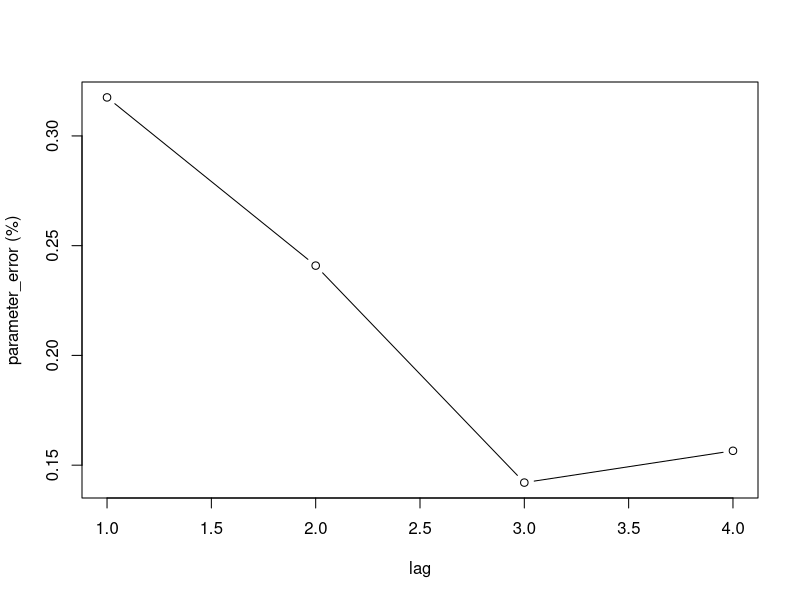
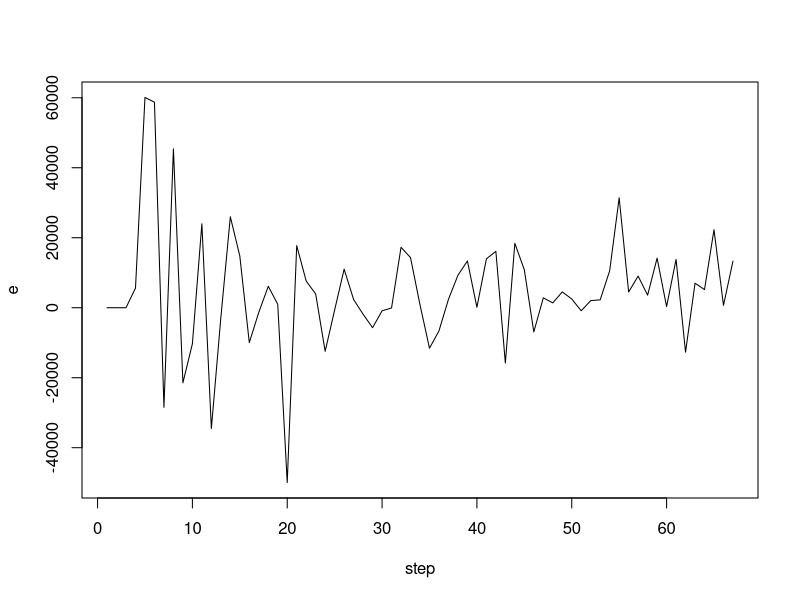
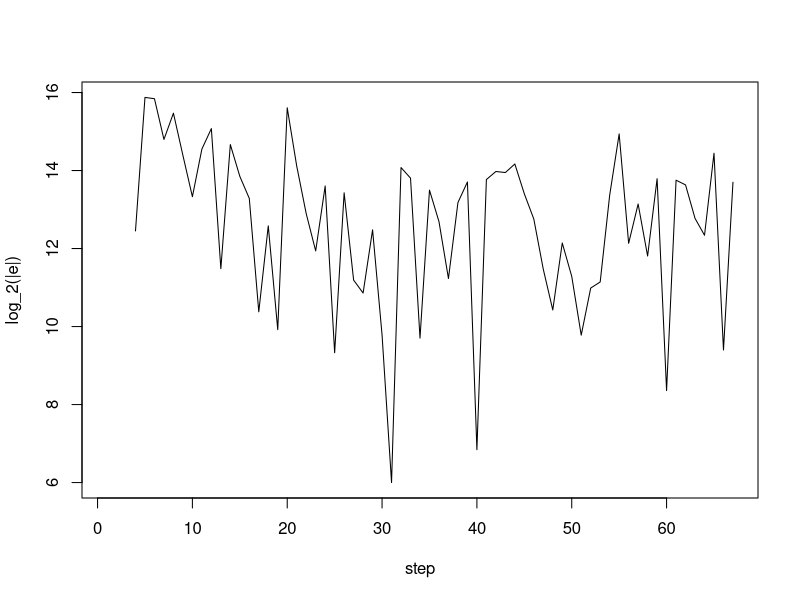
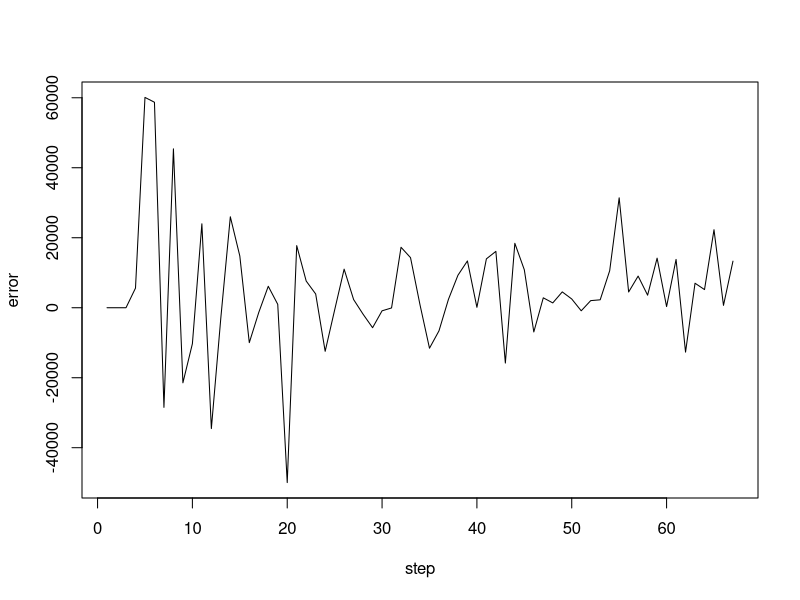
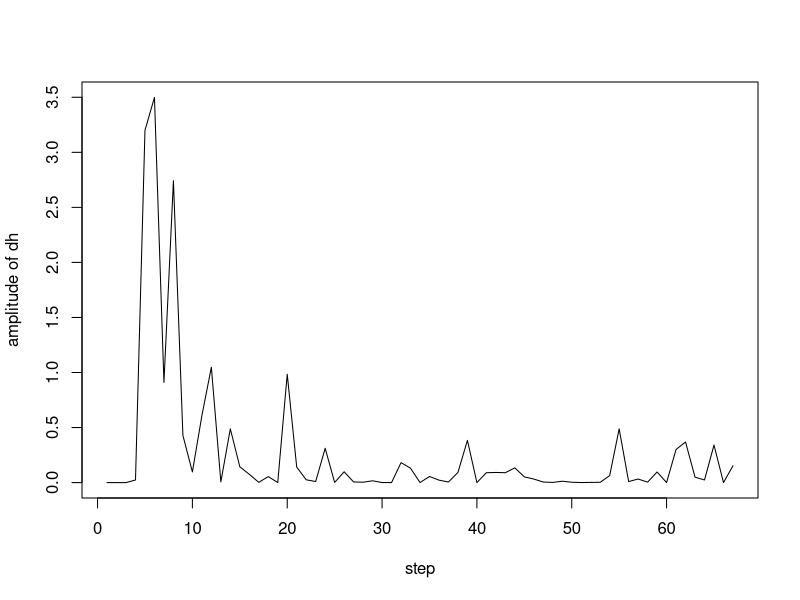
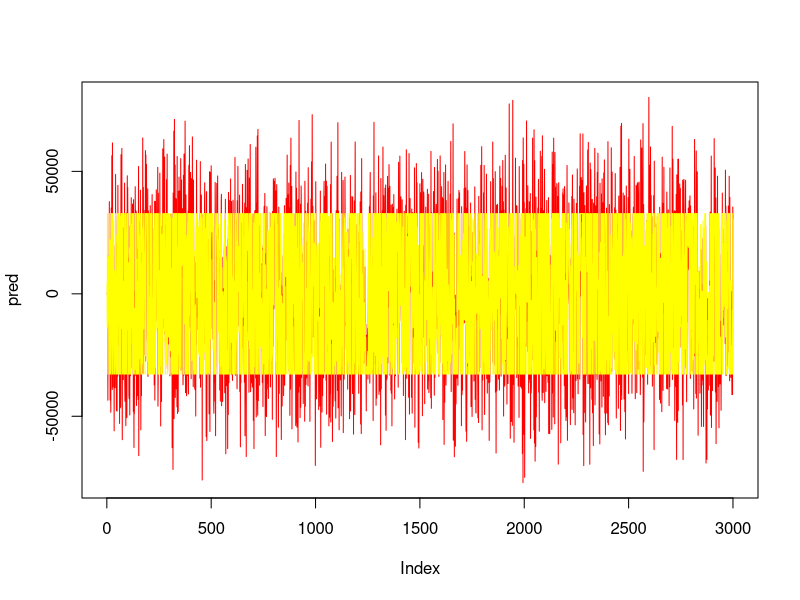
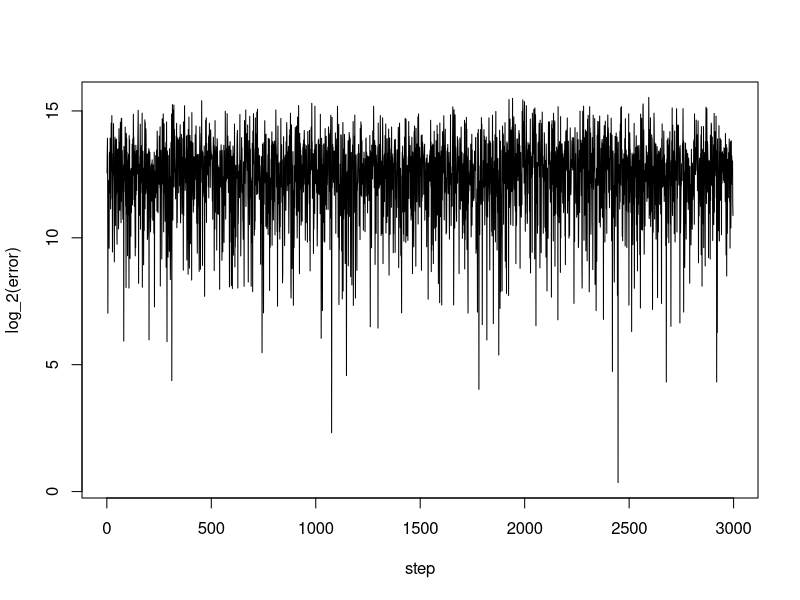

Source code (R) for these figures, in order:
## ---- chunk 1
knitr::opts_chunk$set(echo = TRUE)
## ---- chunk 2
sig_sam <- function(n) {

  stopifnot(length(n)== 1, class(n) == "numeric")
  stopifnot(n > 0)
  n <- ceiling(n)
  
  data <- data.frame()
  for (i in c(1:n)){
    sig <- sample(c(-1,1), 1, replace = TRUE)
    amp <- c(sample(c(0:1), 1, replace = TRUE), sample(c(0:1), 14, replace = TRUE))
    newsample <- sig * sum(amp * 2^c(14:0))
    data <- rbind(data, newsample) 
  }
  colnames(data) <- "sig_far"
  return(data)
}
## ---- chunk 3
n <- 64                 ##training data
L <- 3                  ##lags
n_test <- 3000          ##testing data
sig_far <- sig_sam(n + L + n_test)
par <- rnorm(L + 1)
echo <- data.frame(par[1] * sig_far)
for (i in c(1:L)) {
  echo <- cbind(echo, par[i + 1] * c(rep(NA,i), 
                      sig_far[-((n + L + n_test - i + 1):(n + L + n_test)),]))# + (rnorm(1, mean = 0, sd = 1)))
}
colnames(echo) <- par
echo_sum <- rowSums(echo[,(1:(L + 1))])
for (k in c(20:length(echo_sum))) {
  echo_sum[k] <- min(echo_sum[k],32768)
  echo_sum[k] <- max(echo_sum[k],-32768)
}

data <- data.frame(sig_far,echo,echo_sum)
train_data <- data[1:(n + L),]
## ---- chunk 4
tail(data)
## ---- chunk 5
x <- train_data[,1]
y <- train_data[,length(train_data[1,])]

mu <- 1
gamma <- 0.01
h <- rep(1, L + 1)
p <- rep(0, L)
g <- rep(0, L)
e <- rep(0, L)
amp_h <- rep(0,L)
for (i in c((L + 1):(n + L))) {
  p[i] <- sum(x[(i):(i - L)] * x[(i):(i - L)])
  g[i] <- sum(h * x[(i):(i - L)])
  e[i] <- y[i] - g[i]
  dh <- (1 * mu / (gamma + p[i])) * e[i] * x[(i):(i - L)]
  h <- h + dh
  amp_h[i] <- sum(dh * dh)
}
sol <- list("p" = p, "g" = g, "e" = e, "amp_h" = amp_h, "h" = h)
sol$h
par
plot((sol$h-par) / abs(par), type = "b", ylab = "parameter_error (%)",xlab = "lag")
plot(e,type = "l", ylab = "e", xlab = "step")
plot(log(abs(e),base = 2),type = "l", ylab = "log_2(|e|)", xlab = "step")
## ---- chunk 6
plot(sol$e, type = "l", ylab = "error", xlab = "step")
plot(sol$amp_h, type = "l", ylab = "amplitude of dh", xlab = "step")
## ---- chunk 7
test_data <- data[-(1:(n + L)),]
x <- test_data[,1]
y <- test_data[,length(test_data[1,])]

pred <- rep(0,L)
for (i in c((L + 1):(n_test))) {
  pred[i] <- sum(sol$h * x[(i):(i - L)])
}
real <- y 

plot(pred,type = "l",col = "red")
lines(real,type = "l", col = "yellow")
error <- (pred-real)[-(1:L)]
plot(log(abs(error), base = 2), type = "l", xlab = "step", ylab = "log_2(error)")
sd(error)
mean(error)
## ---- chunk 8
table((log(abs(error), base = 2) <= 1))
table((log(abs(error), base = 2) <= 2))
table((log(abs(error), base = 2) <= 3))
## ---- chunk 9
n <- 10
L <- 2
n_test <- 0

sig_far <- sig_sam(n + L + n_test)
par <- rnorm(L + 1)
echo <- data.frame(par[1] * sig_far)
for (i in c(1:L)) {
  echo <- cbind(echo, par[i + 1] * c(rep(NA,i), 
                      sig_far[-((n + L + n_test - i + 1):(n + L + n_test)),]) + rnorm(1) * 10^15)
}
colnames(echo) <- par
echo_sum <- rowSums(echo[,(1:(L + 1))])
data <- data.frame(sig_far, echo, echo_sum)
train_data <- data[1:(n + L),]
x <- train_data[,1]
y <- train_data[,length(train_data[1,])]

print(x)
print(y)
## ---- chunk 10

a <- 1
h <- rep(0, L + 1)
dh <- rep(0, L + 1)
p <- rep(0, L)
g <- rep(0, L)
e <- rep(0, L)
amp_h <- rep(0,L)
## ---- chunk 11
p[3] <- x[3 - 0]^2 + x[3 - 1]^2 + x[3 - 2]^2
print(c("p[3]=",p[3]))
## ---- chunk 12
g[3] <- h[1] * x[3 - 0] + h[2] * x[3 - 1] + h[3] * x[3 - 2]
print(c("g[3]=",g[3]))
## ---- chunk 13
e[3] <- y[3] - g[3]
print(c("e[3]=",e[3]))
## ---- chunk 14
dh[1] = 1 * a / p[3] * e[3] * x[3 - 0]
dh[2] = 1 * a / p[3] * e[3] * x[3 - 1]
dh[3] = 1 * a / p[3] * e[3] * x[3 - 2]
print(c("dh_3[0]=",dh[1]))
print(c("dh_3[1]=",dh[2]))
print(c("dh_3[2]=",dh[3]))
## ---- chunk 15
h[1] = h[1] + dh[1]
h[2] = h[2] + dh[2]
h[3] = h[3] + dh[3]
print(c("h_4[0]=",h[1]))
print(c("h_4[1]=",h[2]))
print(c("h_4[2]=",h[3]))
## ---- chunk 16
p[4] <- x[4 - 0]^2 + x[4 - 1]^2 + x[4 - 2]^2
print(c("p[4]=",p[4]))
## ---- chunk 17
g[4] <- h[1] * x[4 - 0] + h[2] * x[4 - 1] + h[3] * x[4 - 2]
print(c("g[4]=",g[4]))
## ---- chunk 18
e[4] <- y[4] - g[4]
print(c("e[4]=",e[4]))
## ---- chunk 19
dh[1] = 1 * a / p[4] * e[4] * x[4 - 0]
dh[2] = 1 * a / p[4] * e[4] * x[4 - 1]
dh[3] = 1 * a / p[4] * e[4] * x[4 - 2]
print(c("dh_4[0]=",dh[1]))
print(c("dh_4[1]=",dh[2]))
print(c("dh_4[2]=",dh[3]))
## ---- chunk 20
h[1] = h[1] + dh[1]
h[2] = h[2] + dh[2]
h[3] = h[3] + dh[3]
print(c("h_5[0]=",h[1]))
print(c("h_5[1]=",h[2]))
print(c("h_5[2]=",h[3]))
## ---- chunk 21
a <- 1
h <- rep(0, L + 1)
dh <- rep(0, L + 1)
p <- rep(0, L)
g <- rep(0, L)
e <- rep(0, L)
amp_dh <- rep(0,L)
past_h <- data.frame("3" = h)

for (i in c((L + 1):(n + L))) {
  p[i] <- sum(x[(i):(i - L)] * x[(i):(i - L)])
  g[i] <- sum(h * x[(i):(i - L)])
  e[i] <- y[i] - g[i]
  dh <- (1 * a / p[i]) * e[i] * x[(i):(i - L)]
  h <- h + dh
  amp_h[i] <- sum(dh * dh)
  past_h <- cbind(past_h, h)
  colnames(past_h)[length(past_h[1,])] <- as.character(i + 1)
}
sol <- list("p" = p, "g" = g, "e" = e, "amp_dh" = amp_dh, "h" = past_h)
sol
